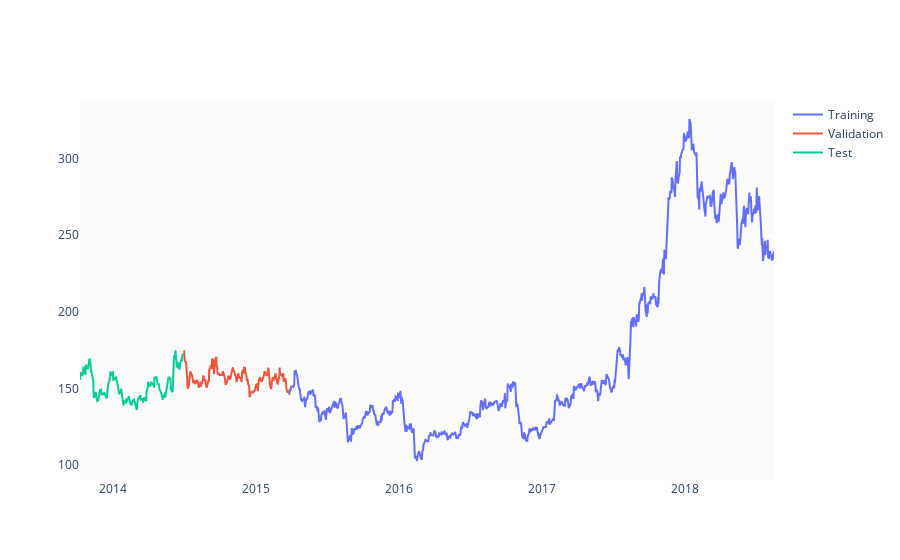

The notebook cell saved with this chart:
### Code cell
test_size  = 0.15
valid_size = 0.15

test_split_idx  = int(df.shape[0] * (1-test_size))
valid_split_idx = int(df.shape[0] * (1-(valid_size+test_size)))

train_df  = df.loc[:valid_split_idx].copy()
valid_df  = df.loc[valid_split_idx+1:test_split_idx].copy()
test_df   = df.loc[test_split_idx+1:].copy()

fig = go.Figure()
fig.add_trace(go.Scatter(x=train_df.Date, y=train_df.Close, name='Training'))
fig.add_trace(go.Scatter(x=valid_df.Date, y=valid_df.Close, name='Validation'))
fig.add_trace(go.Scatter(x=test_df.Date,  y=test_df.Close,  name='Test'))
fig.show()

### Figure 1 — Plotly figure (JSON) as saved in the notebook; plotly's stock layout.template omitted (floating-point values rounded to 4 significant figures; data arrays with more than 128 entries replaced by an {"elided": "..."} marker saying what was removed)
{"data": [{"name": "Training", "type": "scatter", "x": {"elided": "841 str values"}, "y": {"elided": "841 float values"}}, {"name": "Validation", "type": "scatter", "x": {"elided": "180 str values"}, "y": {"elided": "180 float values"}}, {"name": "Test", "type": "scatter", "x": {"elided": "180 str values"}, "y": {"elided": "180 float values"}}], "layout": {}}
